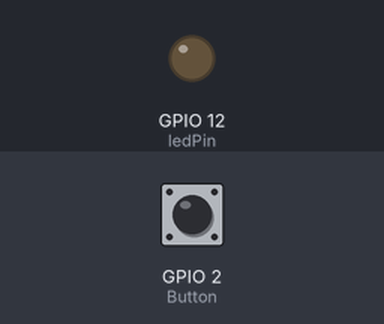
The sketch below on a simulated ESP32. On the bench: output pins drawn as LEDs (lit = HIGH). Dashed ring = blinking. The test bench sets the inputs (shaded band); at power-on: GPIO 2 (Button) LOW.

Above: at 1.2 s.
1.3 s: GPIO 2 (Button) pulled HIGH for 1 s
At 2.8 s:
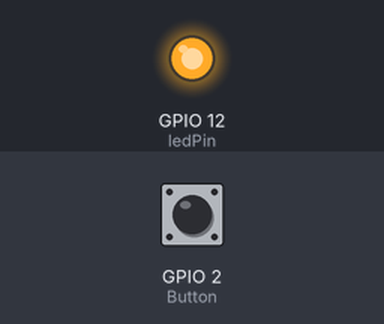
3.8 s: GPIO 2 (Button) pulled HIGH for 0.15 s
At 5.2 s:
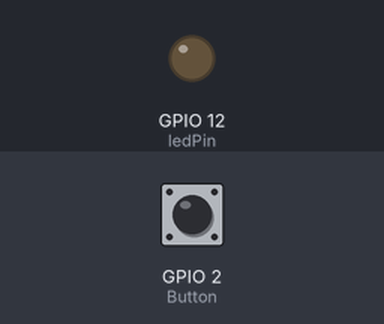
5.5 s: GPIO 2 (Button) pulled HIGH for 3.2 s
At 5.8 s:
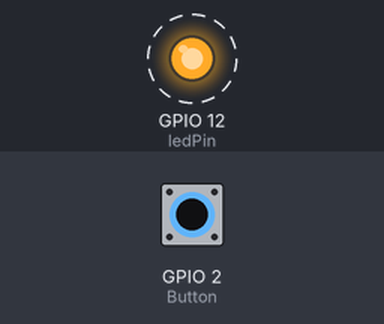
Timing chart, 0 to 10.2 s (numbered marks = the images above; inputs shaded):
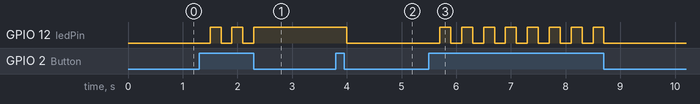

The sketch:

CANSAT_ESP32CAM_PRUEBA6_SWITCH_Y_LED.ino
```cpp
/*
  Blink
*/

// ledPin refers to ESP32 GPIO 1
const int ledPin = 12; // No tiene todos los pines. pruebo en puerto IO2
const int Button = 2; // No tiene todos los pines. pruebo en puerto IO12
bool estado = 0; // estado del sistema
bool estadoAnt = 0; // estado anterior del sistema
bool pulsado = 0; // botón pulsado

// the setup function runs once when you press reset or power the board
void setup() {
  // initialize digital pin ledPin as an output.
  pinMode(ledPin, OUTPUT);
  pinMode(Button, INPUT);
}

// the loop function runs over and over again forever
void loop() {
  pulsado = digitalRead(Button);
  estado = (!estadoAnt)*pulsado + estado*(!pulsado);
  if (estado!=estadoAnt) {
    delay(200);
  }
  digitalWrite(ledPin,estado);
  estadoAnt=estado;
}
```

Measured:
- after the input at 1.3 s, GPIO 12 (ledPin): alternates HIGH for 0.20 s and LOW for 0.20 s, 5 changes in all, then stays HIGH, starting after 0.20 s
- after the input at 3.8 s, GPIO 12 (ledPin): HIGH → LOW after 0.20 s
- after the input at 5.5 s, GPIO 12 (ledPin): alternates HIGH for 0.20 s and LOW for 0.20 s, 16 changes in all, then stays LOW, starting after 0.20 s
